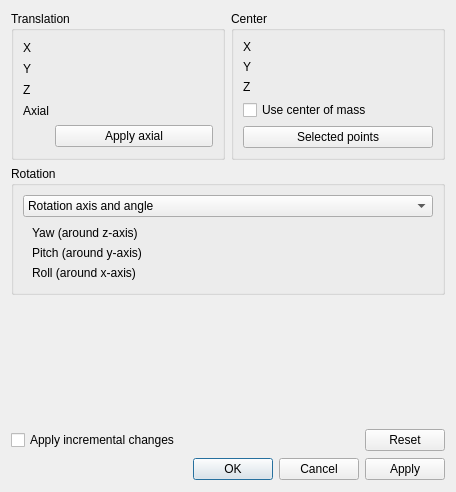
<?xml version="1.0" encoding="UTF-8"?>
<ui version="4.0">
 <class>Gui::Dialog::Placement</class>
 <widget class="QDialog" name="Gui::Dialog::Placement">
  <property name="geometry">
   <rect>
    <x>0</x>
    <y>0</y>
    <width>456</width>
    <height>492</height>
   </rect>
  </property>
  <property name="windowTitle">
   <string>Placement</string>
  </property>
  <layout class="QGridLayout" name="gridLayout">
   <item row="0" column="0">
    <widget class="QGroupBox" name="GroupBox5">
     <property name="title">
      <string>Translation</string>
     </property>
     <layout class="QGridLayout">
      <property name="leftMargin">
       <number>9</number>
      </property>
      <property name="topMargin">
       <number>9</number>
      </property>
      <property name="rightMargin">
       <number>9</number>
      </property>
      <property name="bottomMargin">
       <number>9</number>
      </property>
      <property name="spacing">
       <number>6</number>
      </property>
      <item row="0" column="0">
       <widget class="QLabel" name="TextLabelX">
        <property name="sizePolicy">
         <sizepolicy hsizetype="Fixed" vsizetype="Fixed">
          <horstretch>0</horstretch>
          <verstretch>0</verstretch>
         </sizepolicy>
        </property>
        <property name="text">
         <string>X</string>
        </property>
       </widget>
      </item>
      <item row="0" column="1">
       <widget class="Gui::QuantitySpinBox" name="xPos"/>
      </item>
      <item row="2" column="0">
       <widget class="QLabel" name="TextLabelY">
        <property name="sizePolicy">
         <sizepolicy hsizetype="Fixed" vsizetype="Fixed">
          <horstretch>0</horstretch>
          <verstretch>0</verstretch>
         </sizepolicy>
        </property>
        <property name="text">
         <string>Y</string>
        </property>
       </widget>
      </item>
      <item row="2" column="1">
       <widget class="Gui::QuantitySpinBox" name="yPos"/>
      </item>
      <item row="3" column="0">
       <widget class="QLabel" name="TextLabelZ">
        <property name="sizePolicy">
         <sizepolicy hsizetype="Fixed" vsizetype="Fixed">
          <horstretch>0</horstretch>
          <verstretch>0</verstretch>
         </sizepolicy>
        </property>
        <property name="text">
         <string>Z</string>
        </property>
       </widget>
      </item>
      <item row="3" column="1">
       <widget class="Gui::QuantitySpinBox" name="zPos"/>
      </item>
      <item row="4" column="0">
       <widget class="QLabel" name="TextLabelAxial">
        <property name="sizePolicy">
         <sizepolicy hsizetype="Fixed" vsizetype="Fixed">
          <horstretch>0</horstretch>
          <verstretch>0</verstretch>
         </sizepolicy>
        </property>
        <property name="text">
         <string>Axial</string>
        </property>
       </widget>
      </item>
      <item row="4" column="1">
       <widget class="Gui::QuantitySpinBox" name="axialPos"/>
      </item>
      <item row="5" column="1">
       <widget class="QPushButton" name="applyAxial">
        <property name="toolTip">
         <string>Shift click for opposite direction</string>
        </property>
        <property name="text">
         <string>Apply axial</string>
        </property>
       </widget>
      </item>
     </layout>
    </widget>
   </item>
   <item row="0" column="1">
    <widget class="QGroupBox" name="GroupBox5_3">
     <property name="title">
      <string>Center</string>
     </property>
     <layout class="QGridLayout">
      <property name="leftMargin">
       <number>9</number>
      </property>
      <property name="topMargin">
       <number>9</number>
      </property>
      <property name="rightMargin">
       <number>9</number>
      </property>
      <property name="bottomMargin">
       <number>9</number>
      </property>
      <property name="spacing">
       <number>6</number>
      </property>
      <item row="0" column="0">
       <widget class="QLabel" name="TextLabelX_2">
        <property name="sizePolicy">
         <sizepolicy hsizetype="Fixed" vsizetype="Fixed">
          <horstretch>0</horstretch>
          <verstretch>0</verstretch>
         </sizepolicy>
        </property>
        <property name="text">
         <string>X</string>
        </property>
       </widget>
      </item>
      <item row="0" column="1">
       <widget class="Gui::QuantitySpinBox" name="xCnt"/>
      </item>
      <item row="1" column="0">
       <widget class="QLabel" name="TextLabelY_2">
        <property name="sizePolicy">
         <sizepolicy hsizetype="Fixed" vsizetype="Fixed">
          <horstretch>0</horstretch>
          <verstretch>0</verstretch>
         </sizepolicy>
        </property>
        <property name="text">
         <string>Y</string>
        </property>
       </widget>
      </item>
      <item row="1" column="1">
       <widget class="Gui::QuantitySpinBox" name="yCnt"/>
      </item>
      <item row="2" column="0">
       <widget class="QLabel" name="TextLabelZ_5">
        <property name="sizePolicy">
         <sizepolicy hsizetype="Fixed" vsizetype="Fixed">
          <horstretch>0</horstretch>
          <verstretch>0</verstretch>
         </sizepolicy>
        </property>
        <property name="text">
         <string>Z</string>
        </property>
       </widget>
      </item>
      <item row="2" column="1">
       <widget class="Gui::QuantitySpinBox" name="zCnt"/>
      </item>
      <item row="3" column="0" colspan="2">
       <widget class="QCheckBox" name="centerOfMass">
        <property name="text">
         <string>Use center of mass</string>
        </property>
       </widget>
      </item>
      <item row="4" column="0" colspan="2">
       <widget class="QPushButton" name="selectedVertex">
        <property name="text">
         <string>Selected points</string>
        </property>
       </widget>
      </item>
     </layout>
    </widget>
   </item>
   <item row="1" column="0" colspan="2">
    <widget class="QGroupBox" name="GroupBox5_2">
     <property name="title">
      <string>Rotation</string>
     </property>
     <layout class="QGridLayout">
      <property name="leftMargin">
       <number>9</number>
      </property>
      <property name="topMargin">
       <number>9</number>
      </property>
      <property name="rightMargin">
       <number>9</number>
      </property>
      <property name="bottomMargin">
       <number>9</number>
      </property>
      <property name="spacing">
       <number>6</number>
      </property>
      <item row="0" column="0">
       <widget class="QComboBox" name="rotationInput">
        <item>
         <property name="text">
          <string>Rotation axis and angle</string>
         </property>
        </item>
        <item>
         <property name="text">
          <string>Euler angles (zy'x'')</string>
         </property>
        </item>
       </widget>
      </item>
      <item row="1" column="0">
       <widget class="QStackedWidget" name="stackedWidget">
        <property name="currentIndex">
         <number>1</number>
        </property>
        <widget class="QWidget" name="page">
         <layout class="QGridLayout">
          <property name="leftMargin">
           <number>9</number>
          </property>
          <property name="topMargin">
           <number>0</number>
          </property>
          <property name="rightMargin">
           <number>9</number>
          </property>
          <property name="bottomMargin">
           <number>0</number>
          </property>
          <property name="spacing">
           <number>6</number>
          </property>
          <item row="0" column="0">
           <layout class="QGridLayout">
            <property name="leftMargin">
             <number>0</number>
            </property>
            <property name="topMargin">
             <number>0</number>
            </property>
            <property name="rightMargin">
             <number>0</number>
            </property>
            <property name="bottomMargin">
             <number>0</number>
            </property>
            <property name="spacing">
             <number>6</number>
            </property>
            <item row="0" column="0">
             <widget class="QLabel" name="TextLabelAxis">
              <property name="sizePolicy">
               <sizepolicy hsizetype="Fixed" vsizetype="Fixed">
                <horstretch>0</horstretch>
                <verstretch>0</verstretch>
               </sizepolicy>
              </property>
              <property name="text">
               <string>Axis</string>
              </property>
             </widget>
            </item>
            <item row="0" column="1">
             <widget class="Gui::QuantitySpinBox" name="xAxis"/>
            </item>
            <item row="1" column="1">
             <widget class="Gui::QuantitySpinBox" name="yAxis"/>
            </item>
            <item row="2" column="1">
             <widget class="Gui::QuantitySpinBox" name="zAxis"/>
            </item>
            <item row="3" column="0">
             <widget class="QLabel" name="textLabelAngle">
              <property name="sizePolicy">
               <sizepolicy hsizetype="Fixed" vsizetype="Fixed">
                <horstretch>0</horstretch>
                <verstretch>0</verstretch>
               </sizepolicy>
              </property>
              <property name="text">
               <string>Angle</string>
              </property>
             </widget>
            </item>
            <item row="3" column="1">
             <widget class="Gui::QuantitySpinBox" name="angle"/>
            </item>
           </layout>
          </item>
         </layout>
        </widget>
        <widget class="QWidget" name="page_3">
         <layout class="QGridLayout">
          <property name="leftMargin">
           <number>9</number>
          </property>
          <property name="topMargin">
           <number>0</number>
          </property>
          <property name="rightMargin">
           <number>9</number>
          </property>
          <property name="bottomMargin">
           <number>0</number>
          </property>
          <property name="spacing">
           <number>6</number>
          </property>
          <item row="0" column="0">
           <layout class="QGridLayout">
            <property name="leftMargin">
             <number>0</number>
            </property>
            <property name="topMargin">
             <number>0</number>
            </property>
            <property name="rightMargin">
             <number>0</number>
            </property>
            <property name="bottomMargin">
             <number>0</number>
            </property>
            <property name="spacing">
             <number>6</number>
            </property>
            <item row="0" column="0">
             <widget class="QLabel" name="TextLabelZ_2">
              <property name="sizePolicy">
               <sizepolicy hsizetype="Fixed" vsizetype="Fixed">
                <horstretch>0</horstretch>
                <verstretch>0</verstretch>
               </sizepolicy>
              </property>
              <property name="text">
               <string>Yaw (around z-axis)</string>
              </property>
             </widget>
            </item>
            <item row="0" column="1">
             <widget class="Gui::QuantitySpinBox" name="yawAngle">
              <property name="toolTip">
               <string>Yaw (around z-axis)</string>
              </property>
             </widget>
            </item>
            <item row="1" column="0">
             <widget class="QLabel" name="TextLabelZ_3">
              <property name="sizePolicy">
               <sizepolicy hsizetype="Fixed" vsizetype="Fixed">
                <horstretch>0</horstretch>
                <verstretch>0</verstretch>
               </sizepolicy>
              </property>
              <property name="text">
               <string>Pitch (around y-axis)</string>
              </property>
             </widget>
            </item>
            <item row="1" column="1">
             <widget class="Gui::QuantitySpinBox" name="pitchAngle">
              <property name="toolTip">
               <string>Pitch (around y-axis)</string>
              </property>
             </widget>
            </item>
            <item row="2" column="0">
             <widget class="QLabel" name="TextLabelZ_4">
              <property name="sizePolicy">
               <sizepolicy hsizetype="Fixed" vsizetype="Fixed">
                <horstretch>0</horstretch>
                <verstretch>0</verstretch>
               </sizepolicy>
              </property>
              <property name="text">
               <string>Roll (around x-axis)</string>
              </property>
             </widget>
            </item>
            <item row="2" column="1">
             <widget class="Gui::QuantitySpinBox" name="rollAngle">
              <property name="toolTip">
               <string>Roll (around the x-axis)</string>
              </property>
             </widget>
            </item>
           </layout>
          </item>
         </layout>
        </widget>
        <widget class="QWidget" name="page_2"/>
       </widget>
      </item>
     </layout>
    </widget>
   </item>
   <item row="2" column="0" colspan="2">
    <spacer name="vSpacer">
     <property name="orientation">
      <enum>Qt::Vertical</enum>
     </property>
     <property name="sizeHint" stdset="0">
      <size>
       <width>20</width>
       <height>41</height>
      </size>
     </property>
    </spacer>
   </item>
   <item row="3" column="0" colspan="2">
    <layout class="QHBoxLayout" name="horizontalLayout">
     <item>
      <widget class="QCheckBox" name="applyIncrementalPlacement">
       <property name="sizePolicy">
        <sizepolicy hsizetype="Fixed" vsizetype="Fixed">
         <horstretch>1</horstretch>
         <verstretch>0</verstretch>
        </sizepolicy>
       </property>
       <property name="text">
        <string>Apply incremental changes</string>
       </property>
      </widget>
     </item>
     <item>
      <spacer name="hSpacer">
       <property name="orientation">
        <enum>Qt::Horizontal</enum>
       </property>
       <property name="sizeHint" stdset="0">
        <size>
         <width>78</width>
         <height>22</height>
        </size>
       </property>
      </spacer>
     </item>
     <item>
      <widget class="QPushButton" name="resetButton">
       <property name="text">
        <string>Reset</string>
       </property>
      </widget>
     </item>
    </layout>
   </item>
   <item row="4" column="0" colspan="2">
    <layout class="QHBoxLayout" name="buttonBoxLayout">
     <item>
      <spacer name="buttonBoxSpacer">
       <property name="orientation">
        <enum>Qt::Horizontal</enum>
       </property>
       <property name="sizeType">
        <enum>QSizePolicy::Expanding</enum>
       </property>
       <property name="sizeHint" stdset="0">
        <size>
         <width>88</width>
         <height>24</height>
        </size>
       </property>
      </spacer>
     </item>
     <item>
      <widget class="QDialogButtonBox" name="buttonBox">
       <property name="standardButtons">
        <set>QDialogButtonBox::Apply|QDialogButtonBox::Cancel|QDialogButtonBox::Ok</set>
       </property>
      </widget>
     </item>
    </layout>
   </item>
  </layout>
 </widget>
 <layoutdefault spacing="6" margin="11"/>
 <customwidgets>
  <customwidget>
   <class>Gui::QuantitySpinBox</class>
   <extends>QWidget</extends>
   <header>Gui/QuantitySpinBox.h</header>
  </customwidget>
 </customwidgets>
 <resources/>
 <connections>
  <connection>
   <sender>rotationInput</sender>
   <signal>activated(int)</signal>
   <receiver>stackedWidget</receiver>
   <slot>setCurrentIndex(int)</slot>
   <hints>
    <hint type="sourcelabel">
     <x>254</x>
     <y>51</y>
    </hint>
    <hint type="destinationlabel">
     <x>278</x>
     <y>94</y>
    </hint>
   </hints>
  </connection>
  <connection>
   <sender>buttonBox</sender>
   <signal>accepted()</signal>
   <receiver>Gui::Dialog::Placement</receiver>
   <slot>accept()</slot>
   <hints>
    <hint type="sourcelabel">
     <x>310</x>
     <y>469</y>
    </hint>
    <hint type="destinationlabel">
     <x>227</x>
     <y>245</y>
    </hint>
   </hints>
  </connection>
  <connection>
   <sender>buttonBox</sender>
   <signal>rejected()</signal>
   <receiver>Gui::Dialog::Placement</receiver>
   <slot>reject()</slot>
   <hints>
    <hint type="sourcelabel">
     <x>310</x>
     <y>469</y>
    </hint>
    <hint type="destinationlabel">
     <x>227</x>
     <y>245</y>
    </hint>
   </hints>
  </connection>
 </connections>
</ui>
